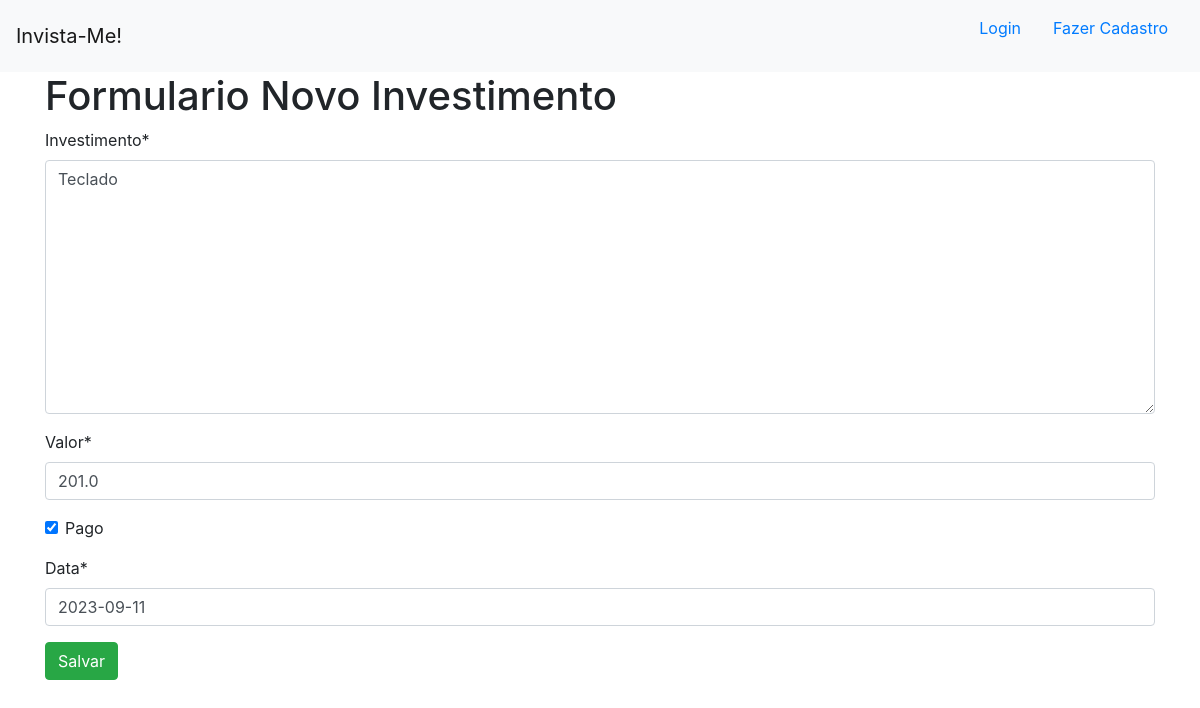
The app's page /novo_investimento/3 with its own data.
### invista_me/models.py (models this page shows)
class Investmento(models.Model):
    investimento = models.TextField(max_length=255)
    valor = models.FloatField()
    pago = models.BooleanField(default=False)
    data = models.DateField(default=datetime.now)

### invista_me/views.py (the view)
# urls.py: path('novo_investimento/<int:id_investimento>', views.editar, name='editar'),
def editar(request, id_investimento):
    investimento = Investmento.objects.get(pk=id_investimento)
    if request.method == 'GET':
        formulario =  InvestimentoForm(instance=investimento)
        return render(request,'investimentos/novo_investimento.html', {'formulario': formulario})
    else:
        formulario = InvestimentoForm(request.POST, instance=investimento)
        if formulario.is_valid():
            formulario.save()
        return redirect('investimentos')

### invista_me/forms.py
class InvestimentoForm(ModelForm):
    class Meta:
        model = Investmento
        fields = '__all__'

### invista_me/templates/investimentos/novo_investimento.html (shortened to what this page needs)
{% extends 'investimentos/base.html' %}
{% block conteudo %}
{% load crispy_forms_tags %}
<div class='container'>
    <h1>Formulario Novo Investimento</h1>
    <form action="" method="POST">
        {{formulario | crispy}}
        <button type="submit" class="btn btn-success">Salvar</button>
    </form>
</div>
{% endblock %}

### records on screen
Investmento: investimento "Teclado", valor "201.0", pago "☑", data "2023-09-11"
